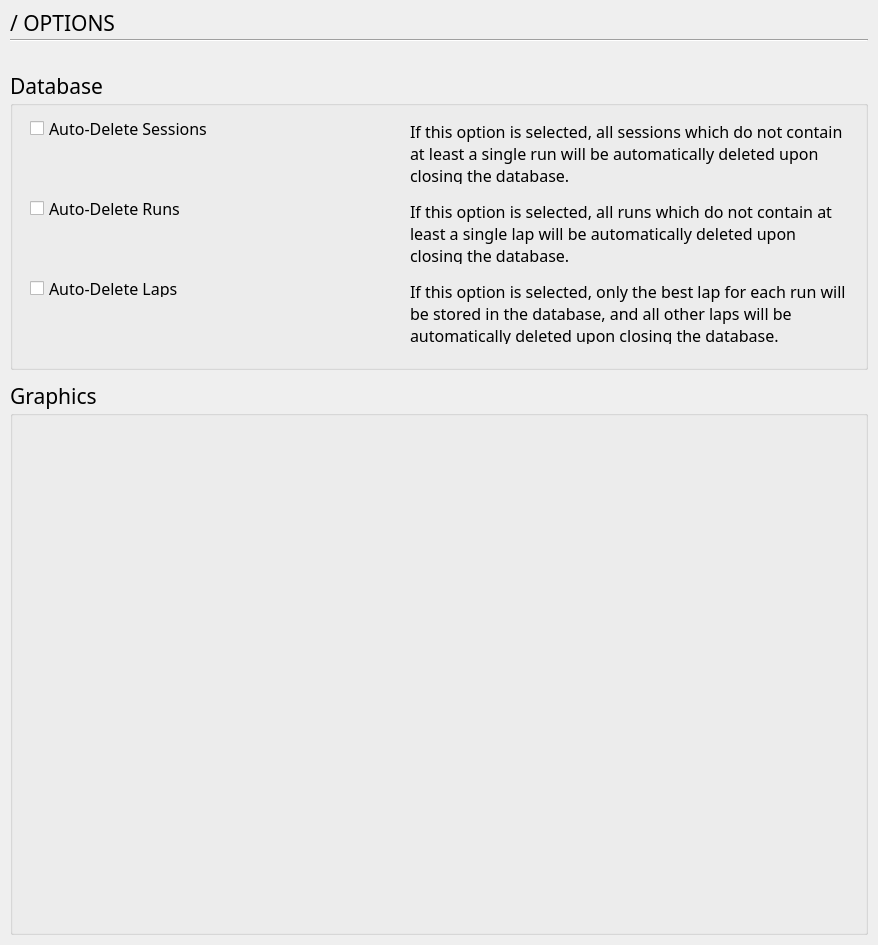
<?xml version="1.0" encoding="UTF-8"?>
<ui version="4.0">
 <class>WidgetOptions</class>
 <widget class="QWidget" name="WidgetOptions">
  <property name="geometry">
   <rect>
    <x>0</x>
    <y>0</y>
    <width>878</width>
    <height>945</height>
   </rect>
  </property>
  <property name="font">
   <font>
    <family>Bitwise</family>
    <pointsize>32</pointsize>
   </font>
  </property>
  <property name="windowTitle">
   <string>Options</string>
  </property>
  <widget class="QLabel" name="labelTitle">
   <property name="geometry">
    <rect>
     <x>10</x>
     <y>10</y>
     <width>858</width>
     <height>25</height>
    </rect>
   </property>
   <property name="font">
    <font>
     <pointsize>16</pointsize>
    </font>
   </property>
   <property name="text">
    <string>/ OPTIONS</string>
   </property>
   <property name="alignment">
    <set>Qt::AlignLeading|Qt::AlignLeft|Qt::AlignVCenter</set>
   </property>
  </widget>
  <widget class="Line" name="lineTitle">
   <property name="geometry">
    <rect>
     <x>10</x>
     <y>35</y>
     <width>858</width>
     <height>10</height>
    </rect>
   </property>
   <property name="orientation">
    <enum>Qt::Horizontal</enum>
   </property>
  </widget>
  <widget class="QGroupBox" name="groupBoxDatabase">
   <property name="geometry">
    <rect>
     <x>10</x>
     <y>70</y>
     <width>858</width>
     <height>300</height>
    </rect>
   </property>
   <property name="font">
    <font>
     <pointsize>16</pointsize>
    </font>
   </property>
   <property name="title">
    <string>Database</string>
   </property>
   <widget class="QCheckBox" name="checkBoxAutoDeleteSessions">
    <property name="geometry">
     <rect>
      <x>20</x>
      <y>50</y>
      <width>350</width>
      <height>17</height>
     </rect>
    </property>
    <property name="font">
     <font>
      <pointsize>12</pointsize>
     </font>
    </property>
    <property name="text">
     <string>Auto-Delete Sessions</string>
    </property>
   </widget>
   <widget class="QCheckBox" name="checkBoxAutoDeleteRuns">
    <property name="geometry">
     <rect>
      <x>20</x>
      <y>130</y>
      <width>300</width>
      <height>17</height>
     </rect>
    </property>
    <property name="font">
     <font>
      <pointsize>12</pointsize>
     </font>
    </property>
    <property name="text">
     <string>Auto-Delete Runs</string>
    </property>
   </widget>
   <widget class="QLabel" name="label">
    <property name="geometry">
     <rect>
      <x>400</x>
      <y>50</y>
      <width>438</width>
      <height>64</height>
     </rect>
    </property>
    <property name="font">
     <font>
      <pointsize>12</pointsize>
     </font>
    </property>
    <property name="text">
     <string>If this option is selected, all sessions which do not contain at least a single run will be automatically deleted upon closing the database.</string>
    </property>
    <property name="alignment">
     <set>Qt::AlignLeading|Qt::AlignLeft|Qt::AlignTop</set>
    </property>
    <property name="wordWrap">
     <bool>true</bool>
    </property>
   </widget>
   <widget class="QLabel" name="label_2">
    <property name="geometry">
     <rect>
      <x>400</x>
      <y>130</y>
      <width>438</width>
      <height>64</height>
     </rect>
    </property>
    <property name="font">
     <font>
      <pointsize>12</pointsize>
     </font>
    </property>
    <property name="text">
     <string>If this option is selected, all runs which do not contain at least a single lap will be automatically deleted upon closing the database.</string>
    </property>
    <property name="alignment">
     <set>Qt::AlignLeading|Qt::AlignLeft|Qt::AlignTop</set>
    </property>
    <property name="wordWrap">
     <bool>true</bool>
    </property>
   </widget>
   <widget class="QCheckBox" name="checkBoxAutoDeleteLaps">
    <property name="geometry">
     <rect>
      <x>20</x>
      <y>210</y>
      <width>300</width>
      <height>17</height>
     </rect>
    </property>
    <property name="font">
     <font>
      <pointsize>12</pointsize>
     </font>
    </property>
    <property name="text">
     <string>Auto-Delete Laps</string>
    </property>
   </widget>
   <widget class="QLabel" name="label_3">
    <property name="geometry">
     <rect>
      <x>400</x>
      <y>210</y>
      <width>438</width>
      <height>64</height>
     </rect>
    </property>
    <property name="font">
     <font>
      <pointsize>12</pointsize>
     </font>
    </property>
    <property name="text">
     <string>If this option is selected, only the best lap for each run will be stored in the database, and all other laps will be automatically deleted upon closing the database.</string>
    </property>
    <property name="alignment">
     <set>Qt::AlignLeading|Qt::AlignLeft|Qt::AlignTop</set>
    </property>
    <property name="wordWrap">
     <bool>true</bool>
    </property>
   </widget>
  </widget>
  <widget class="QGroupBox" name="groupBoxGraphics">
   <property name="geometry">
    <rect>
     <x>10</x>
     <y>380</y>
     <width>858</width>
     <height>555</height>
    </rect>
   </property>
   <property name="font">
    <font>
     <pointsize>16</pointsize>
    </font>
   </property>
   <property name="title">
    <string>Graphics</string>
   </property>
  </widget>
 </widget>
 <resources/>
 <connections/>
</ui>
